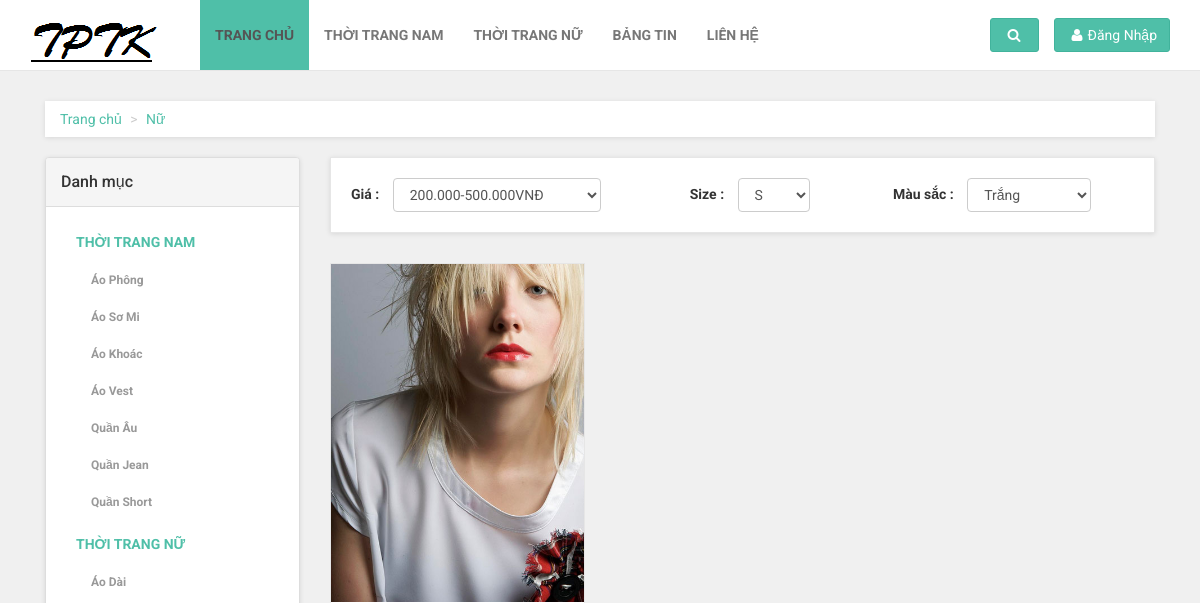
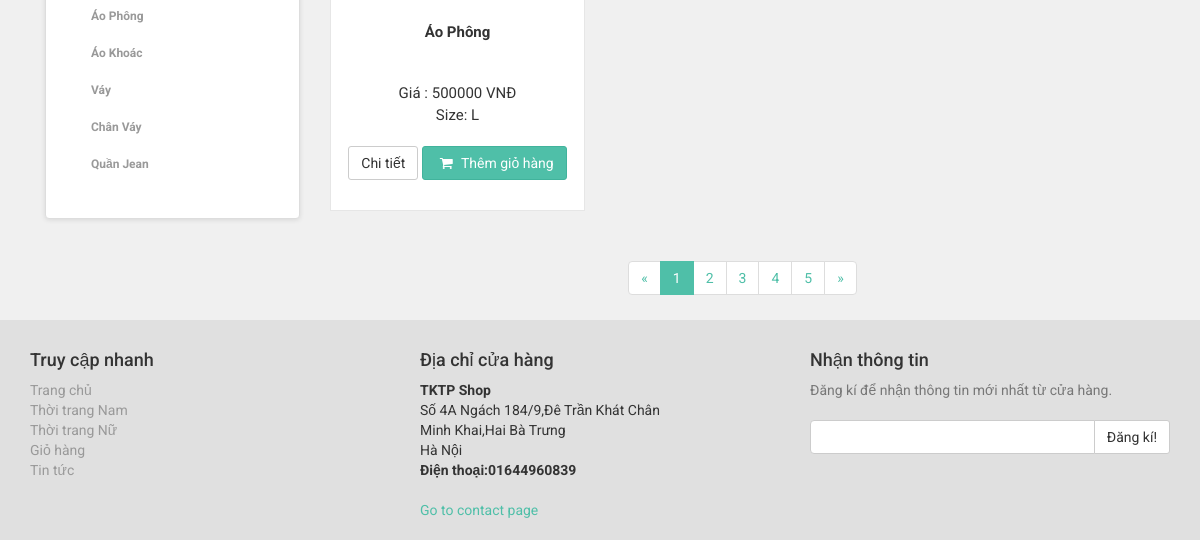
The page /views/khachhang/route.php?controller=controller_sanpham&action=showSP_type&type_sp=Nữ on the database as committed earlier (2 pictures, top to bottom).
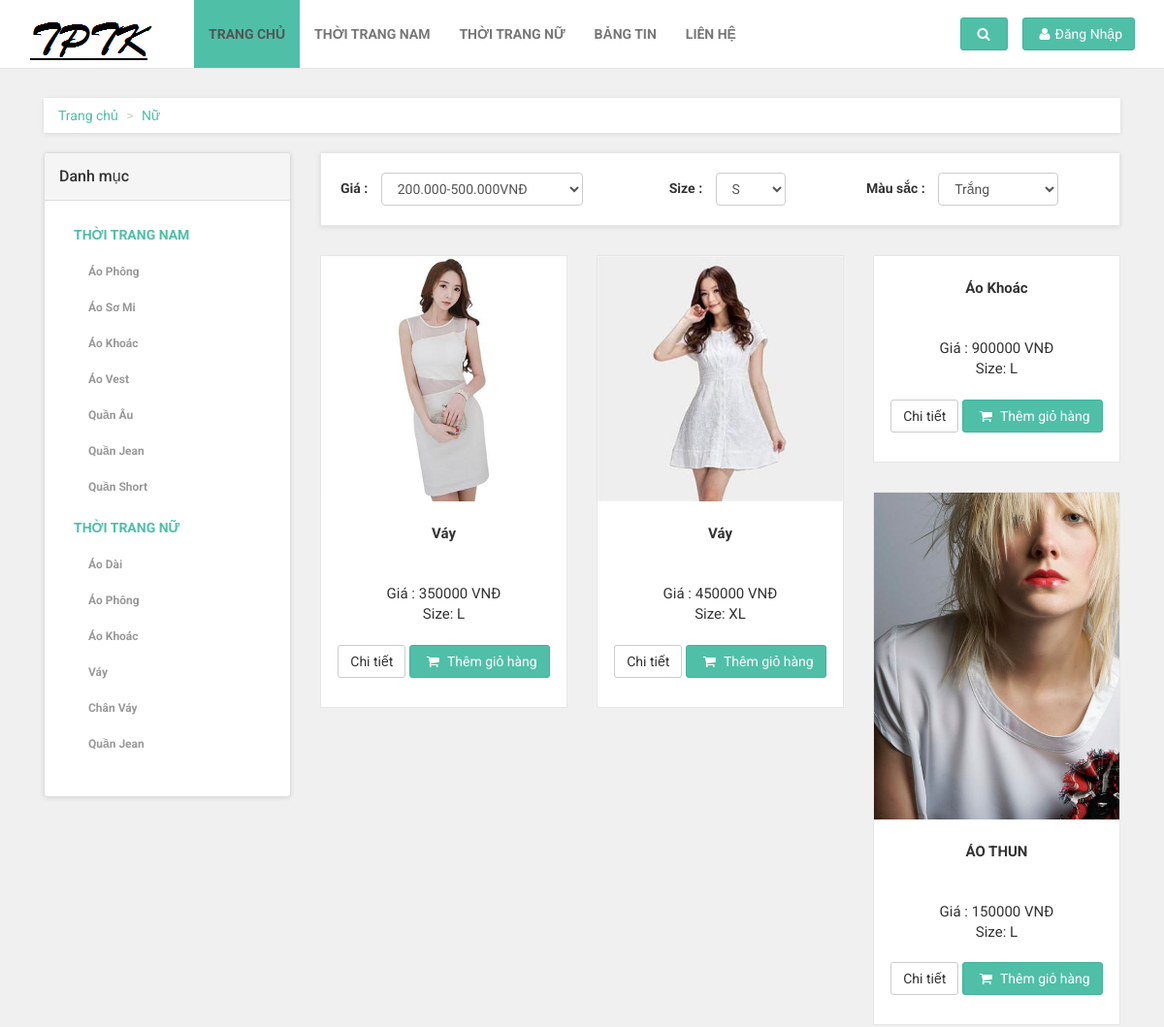
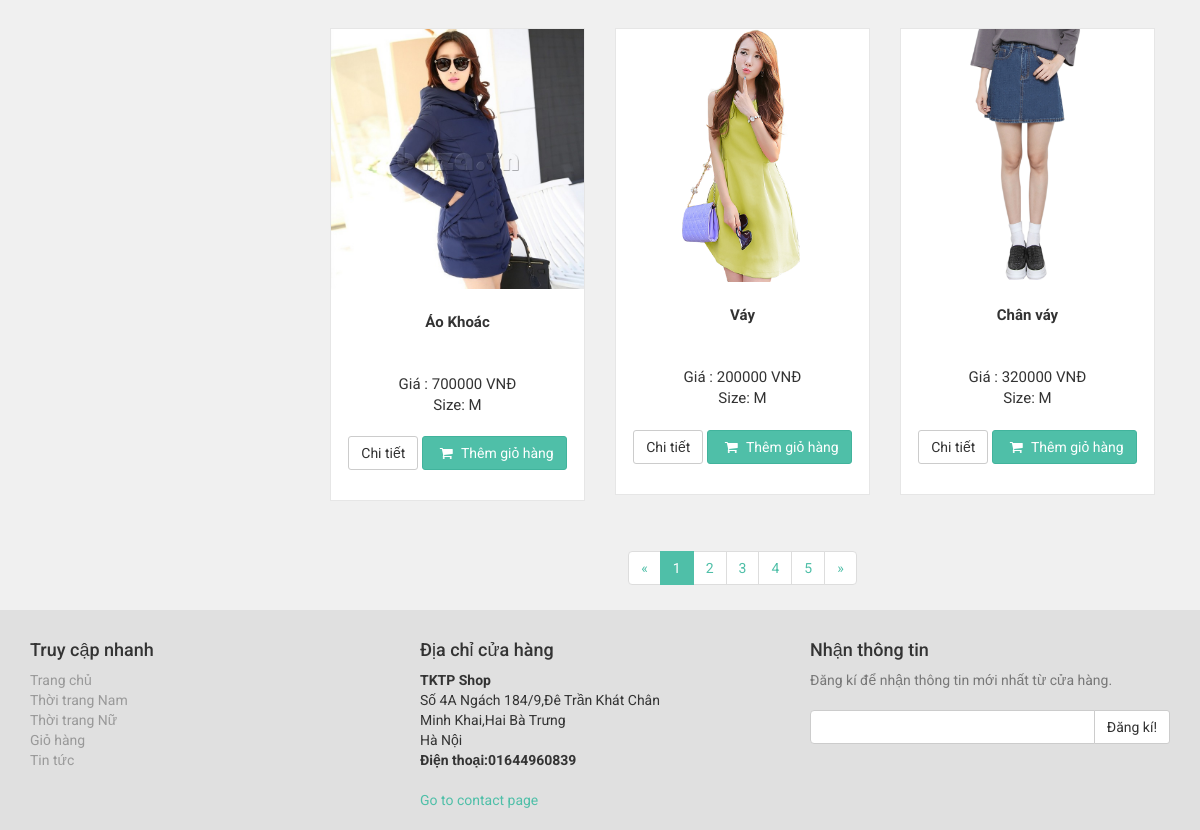
The same page on the database as committed later (2 pictures, top to bottom).
### tables this page shows
CREATE TABLE `sanpham` (
  `idsanpham` int(11) NOT NULL,
  `tensanpham` varchar(40) DEFAULT NULL,
  `loaisanpham` varchar(40) DEFAULT NULL,
  `giasanpham` double DEFAULT NULL,
  `mausacsanpham` varchar(40) DEFAULT NULL,
  `sizesanpham` varchar(11) DEFAULT NULL,
  `soluongsanpham` int(40) DEFAULT NULL,
  `motasanpham` text,
  `urlanhsanpham` varchar(255) DEFAULT NULL
);

### controllers/controller_sanpham.php (called while the page is built, shortened)
<?php
require_once (__DIR__."/../models/model_sanpham.php");
require_once (__DIR__."/../models/sanpham.php");
class controller_sanpham {
    private $modelSP;
    public function __construct()
    {
        $this->modelSP=new Model_Sanpham();
    }
    public function showSP_type(){
        $data=$this->modelSP->getSP_type($_GET['type_sp']);
        require_once(__DIR__ . "/../views/khachhang/category.php");
    }
}
?>

### views/khachhang/route.php (called while the page is built, shortened)
<?php
if(isset($_GET["controller"])&&isset($_GET["action"])){
     $action= $_GET["action"];
}
else{
    $controller="controller_error";
    $action="error";
}
$control= new $controller;
$control->$action();
?>

### models/DBconnector.php (called while the page is built)
<?php
class DBConnector {
    public function connect(){
        $host='localhost';
        $user='root';
        $password='123456';
        $db='csdl_congngheweb';
        $connection=mysqli_connect($host,$user,$password,$db);
        mysqli_set_charset($connection,"utf8");
        return $connection;
    }
}
?>

### models/model_sanpham.php (called while the page is built, shortened)
<?php
require_once("DBconnector.php");
require_once ("sanpham.php");
class Model_Sanpham{
    private $conn;
    public function __construct()
    {
        $dbconnect= new DBConnector();
        $this->conn = $dbconnect->connect();
    }
    public function getSP_type($type){
        $sql="select * from sanpham where sanpham.loaisanpham='".$type."';";
        $result=$this->conn->query($sql);
        $array_sp= array();
        while($row=$result->fetch_assoc()){
            $sp= new sanpham($row['idsanpham'],$row['tensanpham'],$row['loaisanpham'],$row['giasanpham'],$row['mausacsanpham'],$row['sizesanpham'],
                $row['soluongsanpham'],$row['motasanpham'],$row['urlanhsanpham']);
            array_push($array_sp,$sp);
        }
        return $array_sp;
    }
}
?>

### models/sanpham.php (called while the page is built, shortened)
<?php
class sanpham {
    private $idsanpham;
    private $tensanpham;
    private $giasanpham;
    private $sizesanpham;
    private $urlanhsanpham;
    public function __construct($idsanpham, $tensanpham, $loaisanpham, $giasanpham, $mausacsanpham, $sizesanpham, $soluongsanpham, $motasanpham, $urlanhsanpham)
    {
        $this->idsanpham = $idsanpham;
        $this->tensanpham = $tensanpham;
        $this->giasanpham = $giasanpham;
        $this->sizesanpham = $sizesanpham;
        $this->urlanhsanpham = $urlanhsanpham;
    }
    public function getIdsanpham()
    {
        return $this->idsanpham;
    }
    public function getTensanpham()
    {
        return $this->tensanpham;
    }
    public function getGiasanpham()
    {
        return $this->giasanpham;
    }
    public function getSizesanpham()
    {
        return $this->sizesanpham;
    }
    public function getUrlanhsanpham()
    {
        return $this->urlanhsanpham;
    }
}
?>

### views/khachhang/category.php (the view, shortened to what the rows shown need)
<?php
require_once(__DIR__."/../../models/sanpham.php");
include 'header.php';
?>
    <div id="all">
        <div id="content">
            <div class="container">
                <div class="col-md-9">
                    <div class="row products showproducts">
                        <?php
                        if(!empty($data)){
                            foreach ($data as $sp) {
                                ?>
                        <div class="col-md-4 col-sm-6">
                            <div class="product">
                                <a href="route.php?controller=controller_sanpham&action=showSP_detail&id_sp=<?php echo $sp-> getIdsanpham();?>" class="visible">
                                    <img src="<?php echo $sp->getUrlanhsanpham(); ?>" alt="" class="img-responsive">
                                </a>
                                <div class="text">
                                    <h3><?php echo $sp->getTensanpham(); ?></h3>
                                    <p class="price">Giá : <?php  echo $sp->getGiasanpham();?> VNĐ<br>
                                        Size: <?php echo $sp->getSizesanpham();?></p>
                                    <p class="buttons">
                                        <a href="route.php?controller=controller_sanpham&action=showSP_detail&id_sp=<?php echo $sp-> getIdsanpham();?>" class="btn btn-default">Chi tiết</a>
                                        <button id="<?php echo $sp->getIdsanpham(); ?>" class="btn btn-primary"><i class="fa fa-shopping-cart"></i> Thêm giỏ hàng</button>
                                    </p>
                                </div>
                            </div>
                        </div>
                     <?php
                       }
                     }
                     ?>
                    </div>
                </div>
            </div>
        </div>
    </div>

Rows that differ between the two databases and show on the page:
changed sanpham (number 1 of 7 on the later page): urlanhsanpham: a different picture; tensanpham "Áo Phông" → "Váy"; giasanpham "500000" → "350000"
added sanpham: urlanhsanpham (picture), tensanpham "Váy", giasanpham "450000", sizesanpham "XL"
added sanpham: tensanpham "Áo Khoác", giasanpham "900000", sizesanpham "L"
added sanpham: urlanhsanpham (picture), tensanpham "ÁO THUN", giasanpham "150000", sizesanpham "L"
added sanpham: urlanhsanpham (picture), tensanpham "Áo Khoác", giasanpham "700000", sizesanpham "M"
added sanpham: urlanhsanpham (picture), tensanpham "Váy", giasanpham "200000", sizesanpham "M"
added sanpham: urlanhsanpham (picture), tensanpham "Chân váy", giasanpham "320000", sizesanpham "M"
